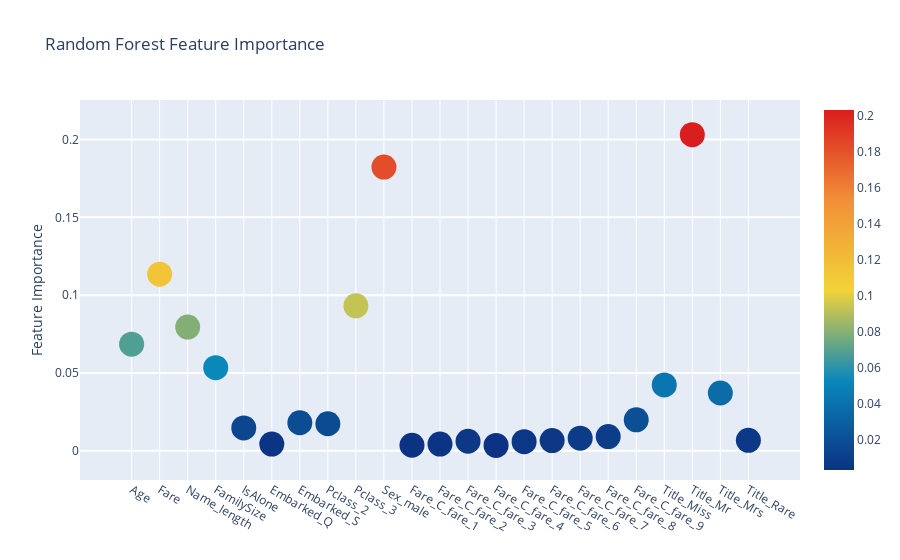
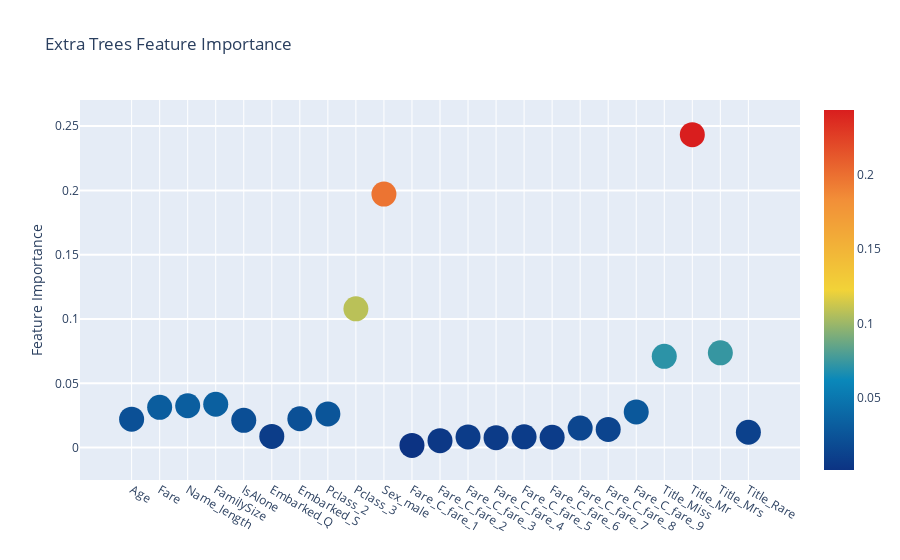
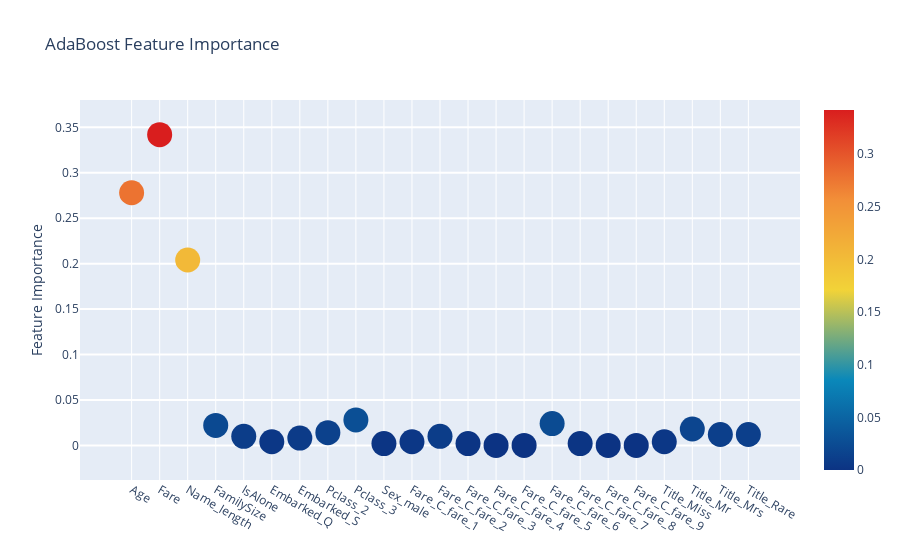
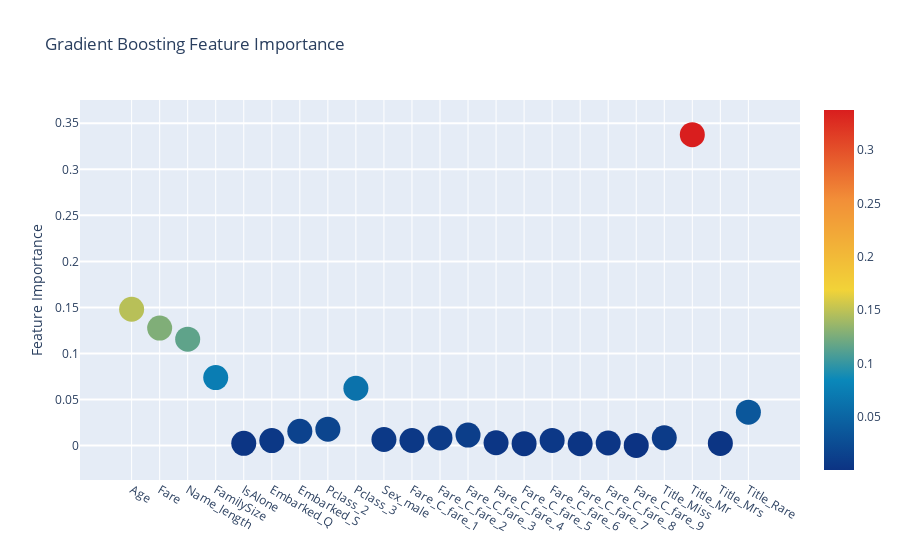

Notebook code for these charts, in order:
### Code cell
# Scatter plot 
trace = go.Scatter(
    y = feature_dataframe['Random Forest feature importances'].values,
    x = feature_dataframe['features'].values,
    mode='markers',
    marker=dict(
        sizemode = 'diameter',
        sizeref = 1,
        size = 25,
#       size= feature_dataframe['AdaBoost feature importances'].values,
        #color = np.random.randn(500), #set color equal to a variable
        color = feature_dataframe['Random Forest feature importances'].values,
        colorscale='Portland',
        showscale=True
    ),
    text = feature_dataframe['features'].values
)
data = [trace]

layout= go.Layout(
    autosize= True,
    title= 'Random Forest Feature Importance',
    hovermode= 'closest',
#     xaxis= dict(
#         title= 'Pop',
#         ticklen= 5,
#         zeroline= False,
#         gridwidth= 2,
#     ),
    yaxis=dict(
        title= 'Feature Importance',
        ticklen= 5,
        gridwidth= 2
    ),
    showlegend= False
)
fig = go.Figure(data=data, layout=layout)
py.iplot(fig,filename='scatter2010')

# Scatter plot 
trace = go.Scatter(
    y = feature_dataframe['Extra Trees  feature importances'].values,
    x = feature_dataframe['features'].values,
    mode='markers',
    marker=dict(
        sizemode = 'diameter',
        sizeref = 1,
        size = 25,
#       size= feature_dataframe['AdaBoost feature importances'].values,
        #color = np.random.randn(500), #set color equal to a variable
        color = feature_dataframe['Extra Trees  feature importances'].values,
        colorscale='Portland',
        showscale=True
    ),
    text = feature_dataframe['features'].values
)
data = [trace]

layout= go.Layout(
    autosize= True,
    title= 'Extra Trees Feature Importance',
    hovermode= 'closest',
#     xaxis= dict(
#         title= 'Pop',
#         ticklen= 5,
#         zeroline= False,
#         gridwidth= 2,
#     ),
    yaxis=dict(
        title= 'Feature Importance',
        ticklen= 5,
        gridwidth= 2
    ),
    showlegend= False
)
fig = go.Figure(data=data, layout=layout)
py.iplot(fig,filename='scatter2010')

# Scatter plot 
trace = go.Scatter(
    y = feature_dataframe['AdaBoost feature importances'].values,
    x = feature_dataframe['features'].values,
    mode='markers',
    marker=dict(
        sizemode = 'diameter',
        sizeref = 1,
        size = 25,
#       size= feature_dataframe['AdaBoost feature importances'].values,
        #color = np.random.randn(500), #set color equal to a variable
        color = feature_dataframe['AdaBoost feature importances'].values,
        colorscale='Portland',
        showscale=True
    ),
    text = feature_dataframe['features'].values
)
data = [trace]

layout= go.Layout(
    autosize= True,
    title= 'AdaBoost Feature Importance',
    hovermode= 'closest',
#     xaxis= dict(
#         title= 'Pop',
#         ticklen= 5,
#         zeroline= False,
#         gridwidth= 2,
#     ),
    yaxis=dict(
        title= 'Feature Importance',
        ticklen= 5,
        gridwidth= 2
    ),
    showlegend= False
)
fig = go.Figure(data=data, layout=layout)
py.iplot(fig,filename='scatter2010')

# Scatter plot 
trace = go.Scatter(
    y = feature_dataframe['Gradient Boost feature importances'].values,
    x = feature_dataframe['features'].values,
    mode='markers',
    marker=dict(
        sizemode = 'diameter',
        sizeref = 1,
        size = 25,
#       size= feature_dataframe['AdaBoost feature importances'].values,
        #color = np.random.randn(500), #set color equal to a variable
        color = feature_dataframe['Gradient Boost feature importances'].values,
        colorscale='Portland',
        showscale=True
    ),
    text = feature_dataframe['features'].values
)
data = [trace]

layout= go.Layout(
    autosize= True,
    title= 'Gradient Boosting Feature Importance',
    hovermode= 'closest',
#     xaxis= dict(
#         title= 'Pop',
#         ticklen= 5,
#         zeroline= False,
#         gridwidth= 2,
#     ),
    yaxis=dict(
        title= 'Feature Importance',
        ticklen= 5,
        gridwidth= 2
    ),
    showlegend= False
)
fig = go.Figure(data=data, layout=layout)
py.iplot(fig,filename='scatter2010')

### Figure 1 — Plotly figure (JSON) as saved in the notebook; plotly's stock layout.template omitted (floating-point values rounded to 4 significant figures)
{"data": [{"marker": {"color": [0.06847, 0.1135, 0.07946, 0.05334, 0.01461, 0.004243, 0.01796, 0.01731, 0.09311, 0.1823, 0.003485, 0.00424, 0.006072, 0.003416, 0.00579, 0.006493, 0.008066, 0.009095, 0.01984, 0.04226, 0.2032, 0.0371, 0.006658], "colorscale": [[0, "rgb(12,51,131)"], [0.25, "rgb(10,136,186)"], [0.5, "rgb(242,211,56)"], [0.75, "rgb(242,143,56)"], [1, "rgb(217,30,30)"]], "showscale": true, "size": 25, "sizemode": "diameter", "sizeref": 1}, "mode": "markers", "text": ["Age", "Fare", "Name_length", "FamilySize", "IsAlone", "Embarked_Q", "Embarked_S", "Pclass_2", "Pclass_3", "Sex_male", "Fare_C_fare_1", "Fare_C_fare_2", "Fare_C_fare_3", "Fare_C_fare_4", "Fare_C_fare_5", "Fare_C_fare_6", "Fare_C_fare_7", "Fare_C_fare_8", "Fare_C_fare_9", "Title_Miss", "Title_Mr", "Title_Mrs", "Title_Rare"], "type": "scatter", "x": ["Age", "Fare", "Name_length", "FamilySize", "IsAlone", "Embarked_Q", "Embarked_S", "Pclass_2", "Pclass_3", "Sex_male", "Fare_C_fare_1", "Fare_C_fare_2", "Fare_C_fare_3", "Fare_C_fare_4", "Fare_C_fare_5", "Fare_C_fare_6", "Fare_C_fare_7", "Fare_C_fare_8", "Fare_C_fare_9", "Title_Miss", "Title_Mr", "Title_Mrs", "Title_Rare"], "y": [0.06847, 0.1135, 0.07946, 0.05334, 0.01461, 0.004243, 0.01796, 0.01731, 0.09311, 0.1823, 0.003485, 0.00424, 0.006072, 0.003416, 0.00579, 0.006493, 0.008066, 0.009095, 0.01984, 0.04226, 0.2032, 0.0371, 0.006658]}], "layout": {"autosize": true, "hovermode": "closest", "showlegend": false, "title": {"text": "Random Forest Feature Importance"}, "yaxis": {"gridwidth": 2, "ticklen": 5, "title": {"text": "Feature Importance"}}}}

### Figure 2 — Plotly figure (JSON) as saved in the notebook; plotly's stock layout.template omitted (floating-point values rounded to 4 significant figures)
{"data": [{"marker": {"color": [0.02208, 0.03133, 0.03255, 0.03374, 0.02123, 0.008714, 0.02246, 0.02623, 0.1079, 0.1972, 0.001732, 0.005382, 0.008289, 0.007749, 0.00841, 0.008034, 0.01521, 0.01411, 0.02771, 0.07097, 0.2434, 0.07371, 0.01192], "colorscale": [[0, "rgb(12,51,131)"], [0.25, "rgb(10,136,186)"], [0.5, "rgb(242,211,56)"], [0.75, "rgb(242,143,56)"], [1, "rgb(217,30,30)"]], "showscale": true, "size": 25, "sizemode": "diameter", "sizeref": 1}, "mode": "markers", "text": ["Age", "Fare", "Name_length", "FamilySize", "IsAlone", "Embarked_Q", "Embarked_S", "Pclass_2", "Pclass_3", "Sex_male", "Fare_C_fare_1", "Fare_C_fare_2", "Fare_C_fare_3", "Fare_C_fare_4", "Fare_C_fare_5", "Fare_C_fare_6", "Fare_C_fare_7", "Fare_C_fare_8", "Fare_C_fare_9", "Title_Miss", "Title_Mr", "Title_Mrs", "Title_Rare"], "type": "scatter", "x": ["Age", "Fare", "Name_length", "FamilySize", "IsAlone", "Embarked_Q", "Embarked_S", "Pclass_2", "Pclass_3", "Sex_male", "Fare_C_fare_1", "Fare_C_fare_2", "Fare_C_fare_3", "Fare_C_fare_4", "Fare_C_fare_5", "Fare_C_fare_6", "Fare_C_fare_7", "Fare_C_fare_8", "Fare_C_fare_9", "Title_Miss", "Title_Mr", "Title_Mrs", "Title_Rare"], "y": [0.02208, 0.03133, 0.03255, 0.03374, 0.02123, 0.008714, 0.02246, 0.02623, 0.1079, 0.1972, 0.001732, 0.005382, 0.008289, 0.007749, 0.00841, 0.008034, 0.01521, 0.01411, 0.02771, 0.07097, 0.2434, 0.07371, 0.01192]}], "layout": {"autosize": true, "hovermode": "closest", "showlegend": false, "title": {"text": "Extra Trees Feature Importance"}, "yaxis": {"gridwidth": 2, "ticklen": 5, "title": {"text": "Feature Importance"}}}}

### Figure 3 — Plotly figure (JSON) as saved in the notebook; plotly's stock layout.template omitted (floating-point values rounded to 4 significant figures)
{"data": [{"marker": {"color": [0.278, 0.342, 0.204, 0.022, 0.01, 0.004, 0.008, 0.014, 0.028, 0.002, 0.004, 0.01, 0.002, 0, 0, 0.024, 0.002, 0, 0, 0.004, 0.018, 0.012, 0.012], "colorscale": [[0, "rgb(12,51,131)"], [0.25, "rgb(10,136,186)"], [0.5, "rgb(242,211,56)"], [0.75, "rgb(242,143,56)"], [1, "rgb(217,30,30)"]], "showscale": true, "size": 25, "sizemode": "diameter", "sizeref": 1}, "mode": "markers", "text": ["Age", "Fare", "Name_length", "FamilySize", "IsAlone", "Embarked_Q", "Embarked_S", "Pclass_2", "Pclass_3", "Sex_male", "Fare_C_fare_1", "Fare_C_fare_2", "Fare_C_fare_3", "Fare_C_fare_4", "Fare_C_fare_5", "Fare_C_fare_6", "Fare_C_fare_7", "Fare_C_fare_8", "Fare_C_fare_9", "Title_Miss", "Title_Mr", "Title_Mrs", "Title_Rare"], "type": "scatter", "x": ["Age", "Fare", "Name_length", "FamilySize", "IsAlone", "Embarked_Q", "Embarked_S", "Pclass_2", "Pclass_3", "Sex_male", "Fare_C_fare_1", "Fare_C_fare_2", "Fare_C_fare_3", "Fare_C_fare_4", "Fare_C_fare_5", "Fare_C_fare_6", "Fare_C_fare_7", "Fare_C_fare_8", "Fare_C_fare_9", "Title_Miss", "Title_Mr", "Title_Mrs", "Title_Rare"], "y": [0.278, 0.342, 0.204, 0.022, 0.01, 0.004, 0.008, 0.014, 0.028, 0.002, 0.004, 0.01, 0.002, 0, 0, 0.024, 0.002, 0, 0, 0.004, 0.018, 0.012, 0.012]}], "layout": {"autosize": true, "hovermode": "closest", "showlegend": false, "title": {"text": "AdaBoost Feature Importance"}, "yaxis": {"gridwidth": 2, "ticklen": 5, "title": {"text": "Feature Importance"}}}}

### Figure 4 — Plotly figure (JSON) as saved in the notebook; plotly's stock layout.template omitted (floating-point values rounded to 4 significant figures)
{"data": [{"marker": {"color": [0.148, 0.1275, 0.1155, 0.07385, 0.002374, 0.005438, 0.0154, 0.01776, 0.06222, 0.006584, 0.005469, 0.008296, 0.01139, 0.002997, 0.002045, 0.005568, 0.001986, 0.002785, 0.0001837, 0.008348, 0.3377, 0.00231, 0.03629], "colorscale": [[0, "rgb(12,51,131)"], [0.25, "rgb(10,136,186)"], [0.5, "rgb(242,211,56)"], [0.75, "rgb(242,143,56)"], [1, "rgb(217,30,30)"]], "showscale": true, "size": 25, "sizemode": "diameter", "sizeref": 1}, "mode": "markers", "text": ["Age", "Fare", "Name_length", "FamilySize", "IsAlone", "Embarked_Q", "Embarked_S", "Pclass_2", "Pclass_3", "Sex_male", "Fare_C_fare_1", "Fare_C_fare_2", "Fare_C_fare_3", "Fare_C_fare_4", "Fare_C_fare_5", "Fare_C_fare_6", "Fare_C_fare_7", "Fare_C_fare_8", "Fare_C_fare_9", "Title_Miss", "Title_Mr", "Title_Mrs", "Title_Rare"], "type": "scatter", "x": ["Age", "Fare", "Name_length", "FamilySize", "IsAlone", "Embarked_Q", "Embarked_S", "Pclass_2", "Pclass_3", "Sex_male", "Fare_C_fare_1", "Fare_C_fare_2", "Fare_C_fare_3", "Fare_C_fare_4", "Fare_C_fare_5", "Fare_C_fare_6", "Fare_C_fare_7", "Fare_C_fare_8", "Fare_C_fare_9", "Title_Miss", "Title_Mr", "Title_Mrs", "Title_Rare"], "y": [0.148, 0.1275, 0.1155, 0.07385, 0.002374, 0.005438, 0.0154, 0.01776, 0.06222, 0.006584, 0.005469, 0.008296, 0.01139, 0.002997, 0.002045, 0.005568, 0.001986, 0.002785, 0.0001837, 0.008348, 0.3377, 0.00231, 0.03629]}], "layout": {"autosize": true, "hovermode": "closest", "showlegend": false, "title": {"text": "Gradient Boosting Feature Importance"}, "yaxis": {"gridwidth": 2, "ticklen": 5, "title": {"text": "Feature Importance"}}}}
